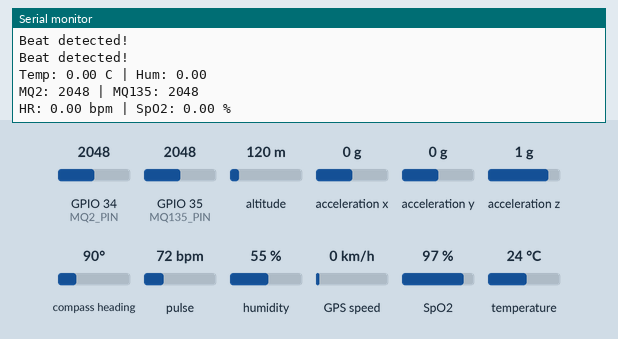
Recording of a sketch running on a simulated ESP32. Shown: the last lines printed to the serial monitor. Wiring (inferred from the names in the program): ADXL345 accelerometer at I2C address 0x53. The test bench sets the inputs (shaded band); at power-on: acceleration z 1 g, acceleration x 0 g, humidity 55 %, GPIO 35 (MQ135_PIN) = 2048, GPIO 34 (MQ2_PIN) = 2048, temperature 24 °C, altitude 120 m, acceleration y 0 g, compass heading 90°, pulse 72 bpm, GPS speed 0 km/h, SpO2 97 %. WiFi joins after 1.5 s; servers stay silent unless stated; the GPS gets a fix after 3 s at 37.7749, -122.4194 with 8 satellites.

Above: at 3.0 s.
3.1 s: acceleration z set to 0 g
At 4.66 s:
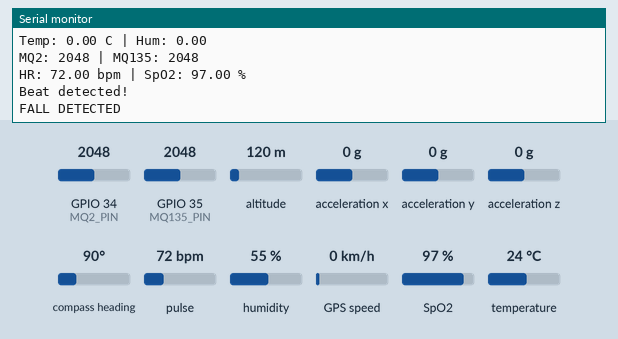
5.9 s: acceleration x set to -1.4 g
At 6.7 s:
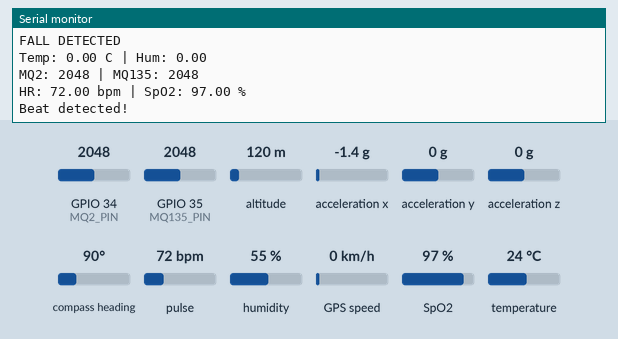
12.1 s: humidity set to 22 %
At 13.2 s:
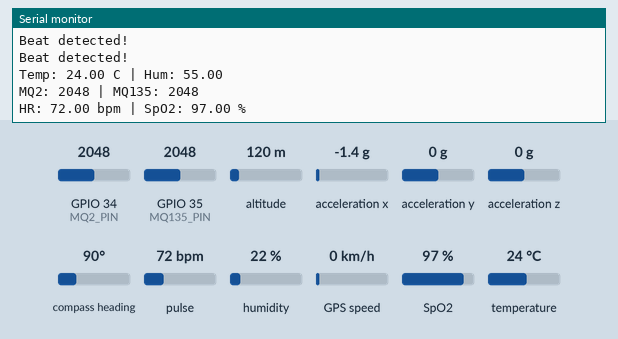
13.6 s: GPIO 35 (MQ135_PIN) set to 2866
At 14.3 s:
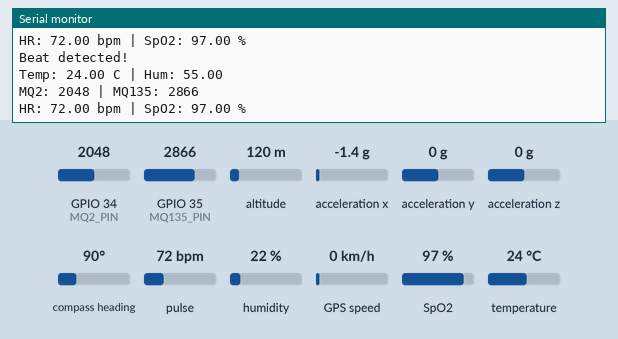
15.1 s: GPIO 34 (MQ2_PIN) set to 2866
At 16.4 s:
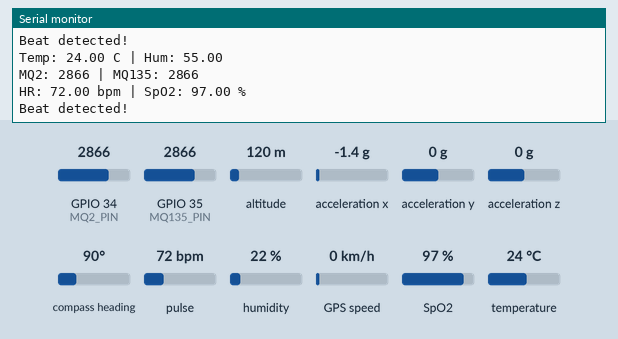
16.6 s: temperature set to 12 °C
At 18.4 s:
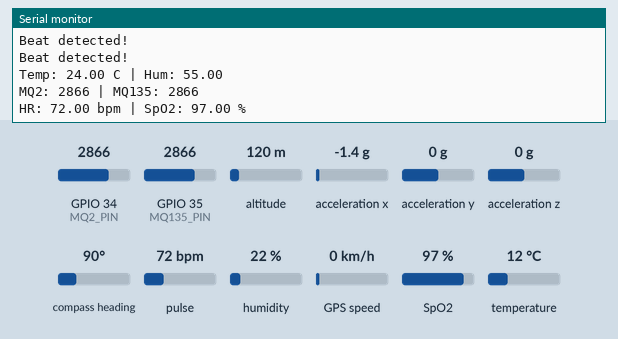
Timing chart, 0 to 19.1 s (numbered marks = the images above; inputs shaded):
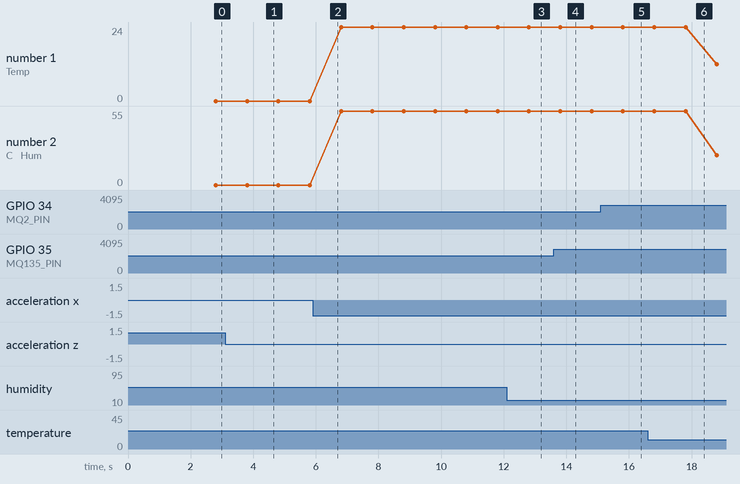

Measured:
- after the input at 3.1 s, the serial monitor: prints a new line after 0.11 s (image 1)
- after the input at 13.6 s, the serial monitor: prints a new line after 0.22 s (image 4)
- after the input at 15.1 s, the serial monitor: prints a new line after 0.72 s (image 5)
- plotted number 1: 24 → 12 after the input at 16.6 s

The sketch:

IOT_Smart_Helmet.ino
```cpp
#define BLYNK_TEMPLATE_ID "TMPL3gGGWL17Q"
#define BLYNK_TEMPLATE_NAME "project"
#define BLYNK_AUTH_TOKEN "YOUR_BLYNK_AUTH_TOKEN"

#include <WiFi.h>
#include <WiFiClient.h>
#include <BlynkSimpleEsp32.h>
#include <Wire.h>
#include <math.h>
#include <DHT.h>
#include <TinyGPS++.h>
#include "MAX30100_PulseOximeter.h"

// ---------------- WIFI ----------------
char ssid[] = "YOUR_WIFI_NAME";
char pass[] = "YOUR_WIFI_PASSWORD";

// ---------------- DHT11 ----------------
#define DHTPIN 27
#define DHTTYPE DHT11
DHT dht(DHTPIN, DHTTYPE);

// ---------------- ADXL345 ----------------
#define ADXL345_ADDR 0x53
#define SDA_PIN 21
#define SCL_PIN 22

#define FALL_THRESHOLD_LOW 0.5
#define FALL_THRESHOLD_HIGH 2.5
#define FALL_DELAY 1000

// ---------------- MQ SENSORS ----------------
#define MQ2_PIN 34
#define MQ135_PIN 35

// ---------------- GPS ----------------
TinyGPSPlus gps;
HardwareSerial GPSserial(2);

// ---------------- MAX30100 ----------------
PulseOximeter pox;

// ---------------- TIMER ----------------
BlynkTimer timer;

// ---------------- VARIABLES ----------------
bool fallDetected = false;
unsigned long lastFallTime = 0;

float temperature = 0;
float humidity = 0;
unsigned long lastDHTRead = 0;

float latitude = 0;
float longitude = 0;

// ---------------- ADXL345 ----------------
void writeRegister(byte reg, byte value) {
  Wire.beginTransmission(ADXL345_ADDR);
  Wire.write(reg);
  Wire.write(value);
  Wire.endTransmission();
}

void readADXL345(int16_t &x, int16_t &y, int16_t &z) {
  Wire.beginTransmission(ADXL345_ADDR);
  Wire.write(0x32);
  Wire.endTransmission(false);

  Wire.requestFrom(ADXL345_ADDR, 6);

  if (Wire.available() >= 6) {
    uint8_t xl = Wire.read();
    uint8_t xh = Wire.read();
    uint8_t yl = Wire.read();
    uint8_t yh = Wire.read();
    uint8_t zl = Wire.read();
    uint8_t zh = Wire.read();

    x = (xh << 8) | xl;
    y = (yh << 8) | yl;
    z = (zh << 8) | zl;
  }
}

// ---------------- FALL DETECTION ----------------
void checkFall() {
  int16_t x, y, z;
  readADXL345(x, y, z);

  float ax = x / 256.0;
  float ay = y / 256.0;
  float az = z / 256.0;

  float am = sqrt(ax * ax + ay * ay + az * az);

  if ((am < FALL_THRESHOLD_LOW || am > FALL_THRESHOLD_HIGH) &&
      (millis() - lastFallTime > FALL_DELAY)) {
    fallDetected = true;
    lastFallTime = millis();

    Serial.println("FALL DETECTED");
    Blynk.virtualWrite(V6, "FALL DETECTED");
    Blynk.logEvent("fall_alert", "Fall Detected!");
  }

  if (fallDetected && (millis() - lastFallTime > 5000)) {
    fallDetected = false;
    Serial.println("NORMAL");
    Blynk.virtualWrite(V6, "NORMAL");
  }
}

// ---------------- DHT ----------------
void readDHT() {
  if (millis() - lastDHTRead > 5000) {
    float t = dht.readTemperature();
    float h = dht.readHumidity();

    if (!isnan(t) && !isnan(h)) {
      temperature = t;
      humidity = h;
    }

    lastDHTRead = millis();
  }
}

// ---------------- GPS ----------------
void readGPS() {
  while (GPSserial.available()) {
    gps.encode(GPSserial.read());
  }

  if (gps.location.isUpdated()) {
    latitude = gps.location.lat();
    longitude = gps.location.lng();

    Blynk.virtualWrite(V7, latitude);
    Blynk.virtualWrite(V8, longitude);

    String link = "https://maps.google.com/?q=" +
                  String(latitude, 6) + "," +
                  String(longitude, 6);

    Blynk.virtualWrite(V10, link);
  }
}

// ---------------- MQ SENSORS ----------------
void readMQ() {
  int mq2 = analogRead(MQ2_PIN);
  int mq135 = analogRead(MQ135_PIN);

  Blynk.virtualWrite(V2, mq2);
  Blynk.virtualWrite(V3, mq135);

  Serial.print("MQ2: ");
  Serial.print(mq2);
  Serial.print(" | MQ135: ");
  Serial.println(mq135);
}

// ---------------- SEND DHT ----------------
void sendData() {
  Blynk.virtualWrite(V0, temperature);
  Blynk.virtualWrite(V1, humidity);

  Serial.print("Temp: ");
  Serial.print(temperature);
  Serial.print(" C | Hum: ");
  Serial.println(humidity);
}

// ---------------- MAX30100 ----------------
void onBeatDetected() {
  Serial.println("Beat detected!");
}

void sendPulseData() {
  float heartRate = pox.getHeartRate();
  float spo2 = pox.getSpO2();

  Blynk.virtualWrite(V5, heartRate);
  Blynk.virtualWrite(V4, spo2);

  Serial.print("HR: ");
  Serial.print(heartRate);
  Serial.print(" bpm | SpO2: ");
  Serial.print(spo2);
  Serial.println(" %");
}

// ---------------- SETUP ----------------
void setup() {
  Serial.begin(115200);

  Wire.begin(SDA_PIN, SCL_PIN);
  Wire.setClock(100000);

  dht.begin();

  Blynk.begin(BLYNK_AUTH_TOKEN, ssid, pass);

  GPSserial.begin(9600, SERIAL_8N1, 16, 17);

  pinMode(MQ2_PIN, INPUT);
  pinMode(MQ135_PIN, INPUT);

  writeRegister(0x2D, 0x08);
  writeRegister(0x31, 0x08);
  writeRegister(0x2C, 0x0A);

  Blynk.virtualWrite(V6, "NORMAL");

  Serial.print("Initializing MAX30100...");
  if (!pox.begin()) {
    Serial.println("FAILED");
    while (1);
  }
  Serial.println("SUCCESS");

  pox.setIRLedCurrent(MAX30100_LED_CURR_24MA);
  pox.setOnBeatDetectedCallback(onBeatDetected);

  timer.setInterval(1000L, sendData);
  timer.setInterval(200L, checkFall);
  timer.setInterval(1000L, readDHT);
  timer.setInterval(1000L, readGPS);
  timer.setInterval(1000L, readMQ);
  timer.setInterval(1000L, sendPulseData);
}

// ---------------- LOOP ----------------
void loop() {
  pox.update();
  Blynk.run();
  timer.run();
}
```
